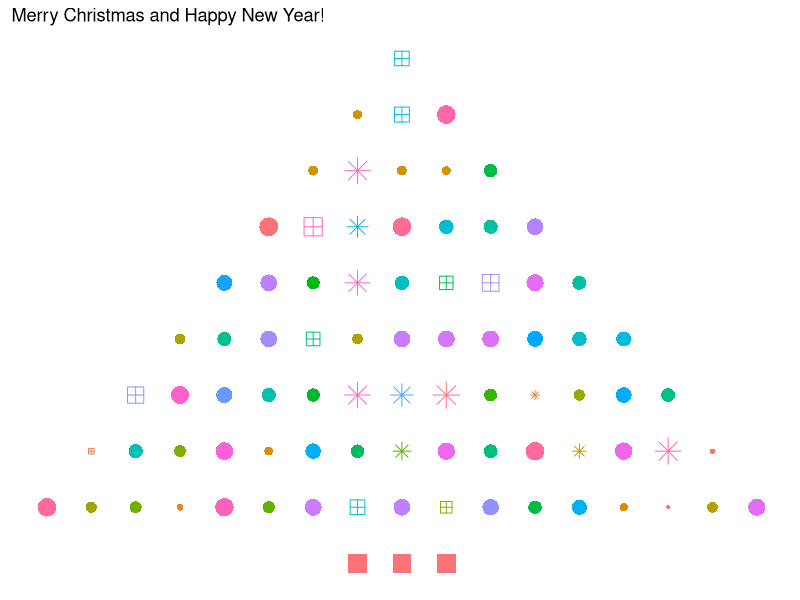
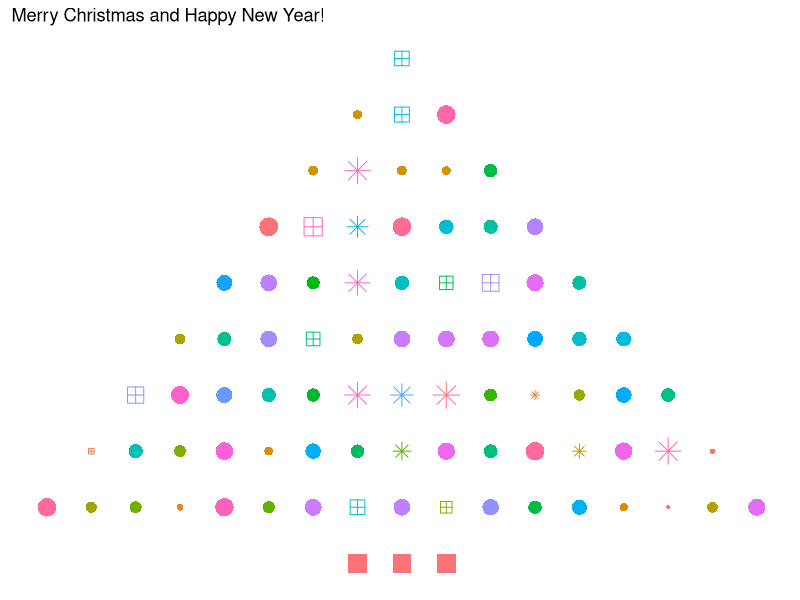

The R source for these figures, in order:
library(ggplot2)
n=9
ds=data.frame(x=NULL,y=NULL,color = NULL)
for(i in 1:n){
  x = c((n+1-i):((n+1-i)+((i-1)*2)))
  d = data.frame(x= x,y= rep(n-i,length(x)),color = sample(1:255,length(x)))
 ds = rbind(ds,d)
}
ds$shape = 16
ds$shape[1] = 11
ds$shape[sample(1:nrow(ds),10)] = 12
ds$shape[sample(1:nrow(ds),10)] = 8
ds=rbind(ds,data.frame(x=(n-1):(n+1),y=c(-1,-1,-1),color = c(255,255,255),shape=c(15,15,15)))
# plot the christmas tree
ggplot(ds,) +
  geom_point(shape =ds$shape,aes(x = x ,y = y,color=rgb(red = 0,green = 254,blue = color,maxColorValue = 255),size=color))+
  #geom_bar(data = ds.stem,aes(x = ds.stem$x,y=ds.stem$y))+
  theme(legend.position = "none",panel.background = element_blank(),
        axis.title.x = element_blank(),
        axis.title.y = element_blank(),
        axis.text = element_blank(),
        axis.ticks = element_blank()
        )+
  ggtitle("Merry Christmas and Happy New Year!")
ggsave(filename = "ChrimstmasTreeR.png")
